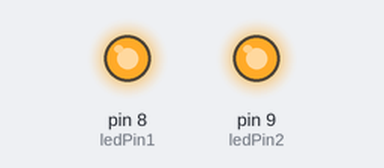
Recording of a sketch running on a simulated Arduino Uno, built with avr-gcc and run on an emulated ATmega328P. Parts: output pins drawn as LEDs (lit = HIGH).

Above: at 0.1 s.
Timing chart, 0 to 1.6 s (numbered marks = the images above):
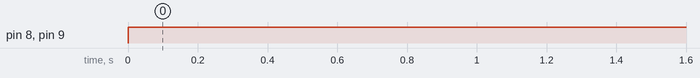

Measured:
- by itself, pin 8 (ledPin1), pin 9 (ledPin2): LOW → HIGH at 0.00 s

The sketch:

CS362FPLeds.ino
```cpp
int ledPin1 = 8;
int ledPin2 = 9;


void setup() {
  // put your setup code here, to run once:
   pinMode(ledPin1, OUTPUT);
   pinMode(ledPin2, OUTPUT);
}

void loop() {
  // put your main code here, to run repeatedly:
  digitalWrite(ledPin1, HIGH);
  digitalWrite(ledPin2, HIGH);
  delay(1000);
}
```
